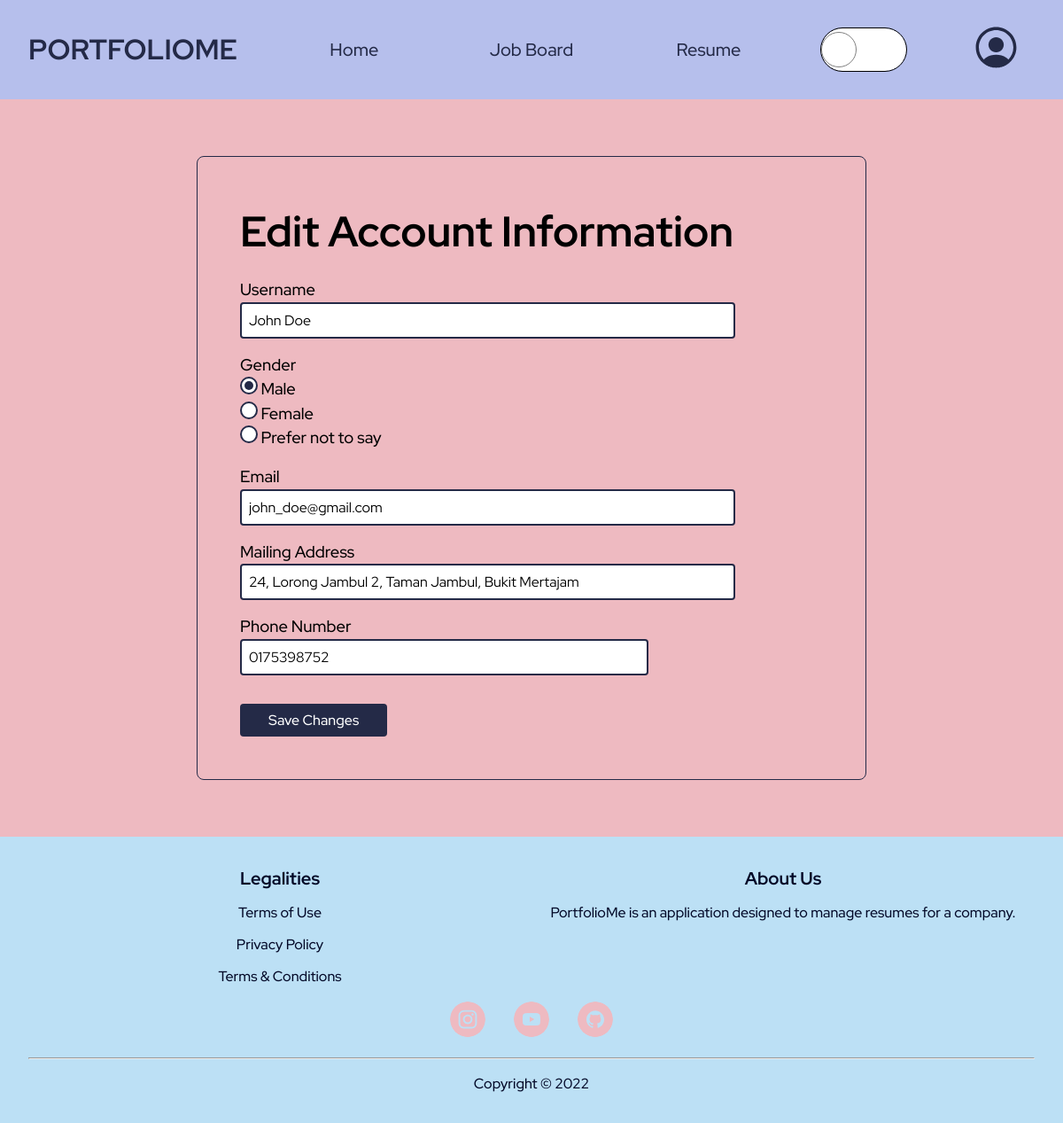
Page /edit_profile (signed in) on the committed database.
### PortfolioMe/models.py (models this page shows, shortened)
class Applicant(db.Model, UserMixin):
    __tablename__ = 'applicant'
    id = db.Column(db.Integer, primary_key=True)
    username = db.Column(db.String(50), unique=True, nullable=False)
    ic = db.Column(db.String(12), unique=True, nullable=False)
    mailing_address = db.Column(db.String(100), unique=False, nullable=False)
    password = db.Column(db.String(60), unique=False, nullable=False)
    gender = db.Column(db.String(20), unique=False, nullable=False)
    email = db.Column(db.String(50), unique=True, nullable=False)
    phone_number = db.Column(db.String(20), unique=False, nullable=False)
    resumes_owned = db.relationship(
        'Resume', backref='associated_applicant', uselist=True)
    status = db.Column(db.String(20), unique=False,
                       nullable=False, default='Active')

### PortfolioMe/client/routes.py (the view)
@client.route("/edit_profile", methods=["GET", "POST"])
@login_required
def edit_profile():
    form = EditProfileForm()
    if form.validate_on_submit():
        current_user.username = form.username.data
        current_user.email = form.email.data
        current_user.mailing_address = form.mailing_address.data
        current_user.phone_number = form.phone_number.data
        current_user.gender = form.gender.data
        db.session.commit()
        flash(f"Profile updated successfully.", "success")
        return redirect(url_for("client.edit_profile"))
    elif request.method == "GET":
        form.username.data = current_user.username
        form.email.data = current_user.email
        form.mailing_address.data = current_user.mailing_address
        form.phone_number.data = current_user.phone_number
        form.gender.data = current_user.gender
    return render_template("client/edit_profile.html", form=form)

### PortfolioMe/client/forms.py (shortened to what this page needs)
class EditProfileForm(FlaskForm):
    username = StringField('Username', validators=[
        DataRequired(), Length(min=3, max=20)])
    email = StringField('Email', validators=[DataRequired(), Email()])
    mailing_address = StringField(
        'Mailing Address', validators=[DataRequired()])
    phone_number = TelField('Phone Number', validators=[
        DataRequired(), Length(min=8, max=11, message="Follows Malaysian phone number format."), Regexp(r"(01)[0-9]{1}[0-9]{6,8}", message="Phone number is 9 to 11 characters without dash.")])
    radio = ["Male", "Female", "Prefer not to say"]
    gender = RadioField('Gender', validators=[DataRequired()], choices=radio)
    submit = SubmitField('Save Changes')

### PortfolioMe/models.py (called while the page is built)
@login_manager.user_loader
def load_user(user_id):
    return Applicant.query.get(int(user_id))

### PortfolioMe/templates/client/edit_profile.html (shortened to what this page needs)
{% extends "layout/base.html" %}  {% block css %}<link
    rel="stylesheet"
    href="{{ url_for('static', filename='css/client/edit_profile.css') }}"
/>
{% endblock %} {% block content %}
<main class="edit-profile-container">
    <section class="account-info">
        <h1>Edit Account Information</h1>
        <form method="POST" class="form-container" novalidate>
            <div>
                {{ form.username.label }} {% if form.username.errors %} {{
                form.username(placeholder='New username') }}
                <p class="error-msg">
                    {% for error in form.username.errors %} {{ error }} {%
                    endfor %}
                </p>
                {% else %} {{ form.username(placeholder='New username') }} {%
                endif %}
            </div>
            <div>
                {{ form.gender.label }}
                <span
                    >{% if form.gender.errors %} {{ form.gender }}
                    <p class="error-msg">
                        {% for error in form.gender.errors %} {{ error }} {%
                        endfor %}
                    </p>
                    {% else %} {{ form.gender }} {% endif %}
                </span>
            </div>
            <div>
                {{ form.email.label }} {% if form.email.errors %} {{
                form.email(placeholder='New email') }}
                <p class="error-msg">
                    {% for error in form.email.errors %} {{ error }} {% endfor
                    %}
                </p>
                {% else %} {{ form.email(placeholder='New email')}} {% endif %}
            </div>
            <div>
                {{ form.mailing_address.label }} {% if
                form.mailing_address.errors %} {{
                form.mailing_address(placeholder='New mailing address') }}
                <p class="error-msg">
                    {% for error in form.mailing_address.errors %} {{ error }}
                    {% endfor %}
                </p>
                {% else %} {{ form.mailing_address(placeholder='New mailing
                address')}} {% endif %}
            </div>
            <div>
                {{ form.phone_number.label }} {% if form.phone_number.errors %}
                {{ form.phone_number(placeholder='New phone number') }}
                <p class="error-msg">
                    {% for error in form.phone_number.errors %} {{ error }} {%
                    endfor %}
                </p>
                {% else %} {{ form.phone_number(placeholder='New phone number')}} {% endif %}
            </div>
            <div>{{ form.submit }}</div>
        </form>
    </section>
</main>
{% endblock %} {% block javascript %}{% endblock %}

### PortfolioMe/templates/layout/base.html (shortened to what this page needs)
<!DOCTYPE html>
<html lang="en">
    <head>
        <link
            rel="stylesheet"
            href="{{ url_for('static', filename='css/layout/base.css') }}"
        />
        <link
            rel="stylesheet"
            href="{{ url_for('static', filename='css/layout/reset.css') }}"
        />
        {% block css %} {% endblock %}
    </head>
    <body>
        <header>
            <div class="logo">
                <a href="{{ url_for('main.home') }}">PortfolioMe</a>
            </div>
            <nav class="navigation-bar">
                <ul>
                    {% if current_user.is_authenticated %}
                    <li>
                        <a href="{{ url_for('main.home') }}">Home</a>
                    </li>
                    <li>
                        <a href="{{ url_for('client.job_board') }}"
                            >Job Board</a
                        >
                    </li>
                    <li>
                        <a href="{{ url_for('client.resume_list') }}">Resume</a>
                    </li>
                    {% endif %}
                </ul>
            </nav>
            <div class="toggle-dark-light-mode">
            </div>
            {% if current_user.is_authenticated %}
            <div class="profile-container">
                <button id="profile">
                </button>
            </div>
            {% else %}
            <div class="authentication-box">
                <a href="{{ url_for('auth.login') }}" class="login-btn"
                    >Login</a
                >
            </div>
            {% endif %}
        </header>
        {% block content %} {% endblock %}
        <footer>
            <div class="legalities">
                <h4>Legalities</h4>
                <a href="#">Terms of Use</a>
                <a href="#">Privacy Policy</a>
                <a href="#">Terms &amp; Conditions</a>
            </div>
            <div class="about-us">
                <h4>About Us</h4>
                <p>
                    PortfolioMe is an application designed to manage resumes for
                    a company.
                </p>
            </div>
            <div class="icons">
                <a href="#"
                    >
                </a>
                <a href="#"
                    >
                </a>
                <a href="#"
                    >
                </a>
            </div>
            <hr />
            <div class="copyright">Copyright &copy; 2022</div>
        </footer>
    </body>
</html>

### PortfolioMe/static/css/layout/base.css (style rules this page uses)
body { display: grid; grid-template-rows: auto 1fr auto; }
header { background-color: hsl(var(--light-blue)); display: grid; grid-template-columns: 1fr 4fr 1fr 1fr; }
.logo { padding: 2em; }
.logo > a { font-size: 2rem; text-transform: uppercase; color: hsl(var(--dark-blue)); font-weight: 700; }
.navigation-bar > ul { display: flex; justify-content: space-around; align-items: center; height: 100%; list-style: none; }
.navigation-bar li { position: relative; width: 100%; height: 100%; }
.navigation-bar li::after { content: ''; display: block; height: 3px; width: 0; background-color: hsl(var(--dark-blue)); position: absolute; bottom: 0; transition: width 200ms ease-in-out; }
.navigation-bar a { font-size: 1.25rem; color: hsl(var(--dark-blue)); font-weight: 500; width: 100%; height: 100%; display: flex; justify-content: center; align-items: center; }
.toggle-dark-light-mode { display: flex; justify-content: center; align-items: center; }
.toggle-dark-light-mode { user-select: none; }
.profile-container { display: grid; place-items: center; }
.profile-container > button { border-radius: 100%; outline: none; background-color: transparent; border: none; cursor: pointer; position: relative; }
input[type='text'], input[type='password'], input[type='email'], input[type='file'], input[type='tel'] { display: block; padding: 0.5rem; border-radius: 0.25rem; }
input[type='submit'], input[type='button'] { cursor: pointer; padding-inline: 2rem; padding-block: 0.5rem; border-radius: 0.25rem; border: none; font-weight: 500; }
footer { display: grid; grid-template-columns: repeat(2, 1fr); grid-template-areas: 'Legalities AboutUs' 'Icons Icons' 'Lining Lining' 'Copyright Copyright'; row-gap: 1rem; background-color: hsl(var(--sky-blue)); color: hsl(var(--pure-white)); padding: 2rem; }
footer .legalities, footer .about-us { display: flex; flex-direction: column; align-items: center; row-gap: 0.75rem; }
.legalities { grid-area: Legalities; }
.about-us { grid-area: AboutUs; }
.legalities h4, .about-us h4 { font-size: 1.25rem; }
.legalities h4, .about-us h4, .legalities a, .about-us p, .copyright { color: hsl(var(--blue-shade)); }
footer .icons, footer .copyright { display: flex; justify-content: center; column-gap: 2rem; }
.icons { grid-area: Icons; }
.icons svg { border-radius: 100%; }
.copyright { grid-area: Copyright; }
footer hr { grid-area: Lining; }

### PortfolioMe/static/css/client/edit_profile.css (style rules this page uses)
body { font-weight: 500; z-index: 0; }
main.edit-profile-container { padding-block: 4rem; padding-inline: 12rem; background-color: hsl(var(--pink)); }
section.account-info { margin-inline: auto; width: 75%; padding: 3rem; border-radius: 0.5rem; border: 1px solid hsl(var(--dark-blue)); }
.account-info h1 { font-size: 3rem; margin-bottom: 1rem; }
.form-container { margin-top: 1rem; display: flex; flex-direction: column; row-gap: 1rem; }
input[type='text'], input[type='password'], input[type='email'], input[type='tel'] { border: 2px solid hsl(var(--dark-blue)); width: 70%; }
input[type='submit'] { background-color: hsl(var(--dark-blue)); color: hsl(var(--pure-white)); margin-top: 1rem; }
.form-container label { font-size: 1.15rem; }
.form-container span ul { list-style: none; display: flex; column-gap: 1rem; padding-inline-start: 0; }
.form-container span input { appearance: none; position: relative; width: 20px; height: 20px; border-radius: 50%; border: 2px solid hsl(var(--dark-blue)); background-color: hsl(var(--pure-white)); }
.form-container span input:checked::before { content: ''; position: absolute; width: 10px; height: 10px; top: 50%; left: 50%; transform: translate(-50%, -50%); border-radius: 50%; background-color: hsl(var(--dark-blue)); }
@media screen and (max-width: 1200px) { main.edit-profile-container { padding-inline: 6rem; } }
@media screen and (max-width: 1200px) { input[type='text'], input[type='password'], input[type='email'] { width: 85%; } }
@media screen and (max-width: 1200px) { .form-container span ul { flex-direction: column; } }

### rows in the picture
Applicant: username "John Doe", gender "☑ Male ☐ Female ☐ Prefer not to say", email "john_doe@gmail.com", mailing_address "24, Lorong Jambul 2, Taman Jambul, Bukit Mertajam", phone_number "0175398752"
